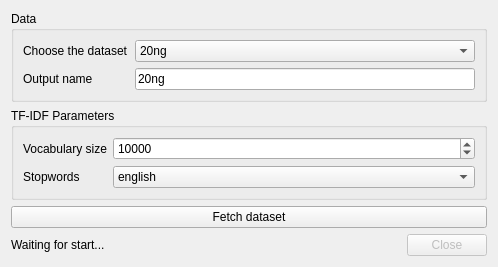
<?xml version="1.0" encoding="UTF-8"?>
<ui version="4.0">
 <class>FetchDatasetDialog</class>
 <widget class="QDialog" name="FetchDatasetDialog">
  <property name="geometry">
   <rect>
    <x>0</x>
    <y>0</y>
    <width>498</width>
    <height>264</height>
   </rect>
  </property>
  <property name="windowTitle">
   <string>Fetch a new dataset</string>
  </property>
  <property name="sizeGripEnabled">
   <bool>false</bool>
  </property>
  <layout class="QGridLayout" name="gridLayout_2">
   <item row="3" column="0">
    <layout class="QGridLayout" name="expandingGridLayout">
     <item row="0" column="0">
      <widget class="QLabel" name="statusMessage">
       <property name="text">
        <string>Waiting for start...</string>
       </property>
      </widget>
     </item>
    </layout>
   </item>
   <item row="3" column="1">
    <widget class="QPushButton" name="closeButton">
     <property name="enabled">
      <bool>false</bool>
     </property>
     <property name="maximumSize">
      <size>
       <width>80</width>
       <height>16777215</height>
      </size>
     </property>
     <property name="text">
      <string>Close</string>
     </property>
    </widget>
   </item>
   <item row="0" column="0" colspan="2">
    <widget class="QGroupBox" name="dataGroupbox">
     <property name="maximumSize">
      <size>
       <width>16777215</width>
       <height>1666</height>
      </size>
     </property>
     <property name="title">
      <string>Data</string>
     </property>
     <layout class="QFormLayout" name="formLayout_3">
      <item row="1" column="0">
       <widget class="QLabel" name="label_3">
        <property name="text">
         <string>Output name</string>
        </property>
       </widget>
      </item>
      <item row="1" column="1">
       <widget class="QLineEdit" name="outputName">
        <property name="text">
         <string>20ng</string>
        </property>
       </widget>
      </item>
      <item row="0" column="0">
       <widget class="QLabel" name="label_4">
        <property name="text">
         <string>Choose the dataset</string>
        </property>
       </widget>
      </item>
      <item row="0" column="1">
       <widget class="QComboBox" name="datasetName">
        <item>
         <property name="text">
          <string>20ng</string>
         </property>
        </item>
       </widget>
      </item>
     </layout>
    </widget>
   </item>
   <item row="1" column="0" colspan="2">
    <widget class="QGroupBox" name="tfidfGroupbox">
     <property name="title">
      <string>TF-IDF Parameters</string>
     </property>
     <layout class="QFormLayout" name="formLayout">
      <item row="0" column="0">
       <widget class="QLabel" name="label">
        <property name="text">
         <string>Vocabulary size</string>
        </property>
       </widget>
      </item>
      <item row="0" column="1">
       <widget class="QSpinBox" name="vocabSize">
        <property name="minimum">
         <number>2500</number>
        </property>
        <property name="maximum">
         <number>100000</number>
        </property>
        <property name="singleStep">
         <number>2500</number>
        </property>
        <property name="value">
         <number>10000</number>
        </property>
       </widget>
      </item>
      <item row="1" column="0">
       <widget class="QLabel" name="label_2">
        <property name="text">
         <string>Stopwords</string>
        </property>
       </widget>
      </item>
      <item row="1" column="1">
       <widget class="QComboBox" name="stopwordsChoice">
        <item>
         <property name="text">
          <string>english</string>
         </property>
        </item>
       </widget>
      </item>
     </layout>
    </widget>
   </item>
   <item row="2" column="0" colspan="2">
    <widget class="QPushButton" name="createDatasetButton">
     <property name="text">
      <string>Fetch dataset</string>
     </property>
    </widget>
   </item>
  </layout>
 </widget>
 <resources/>
 <connections/>
</ui>
